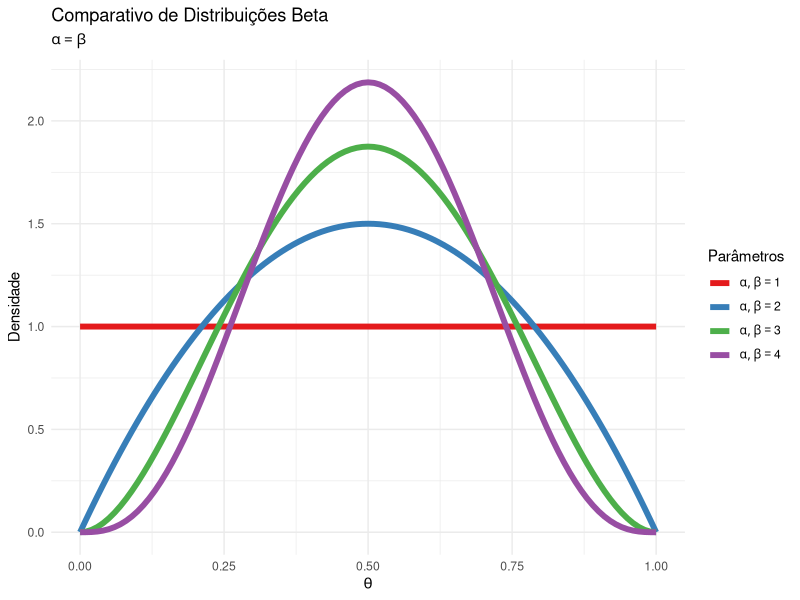
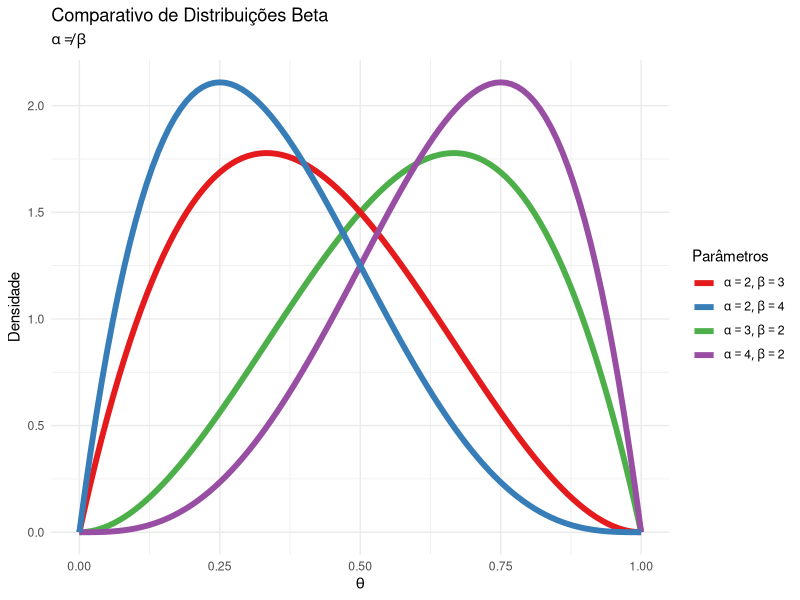

Here is the R script that generated these plots, in order: (Note: this script raises an error after producing the figures.)
## ---- chunk 1
knitr::opts_chunk$set(echo = TRUE,
                      fig.align = "center",
                      fig.retina = 3)
## ---- chunk 2
library(ggplot2)
theme_set(theme_minimal())

ggplot(data = data.frame(x = c(0, 1))) +
  labs(
    title = "Comparativo de Distribuições Beta",
    subtitle = expression(alpha == beta),
    x = expression(theta),
    y = "Densidade",
    color = "Parâmetros"
  ) +
  stat_function(aes(color = "list(alpha, beta) ==  1"), fun = dbeta, args = list(
    shape1 = 1, shape2 = 1), size = 2) +
  stat_function(aes(color = "list(alpha, beta) ==  2"), fun = dbeta, args = list(
    shape1 = 2, shape2 = 2), size = 2) +
  stat_function(aes(color = "list(alpha, beta) ==  3"), fun = dbeta, args = list(
    shape1 = 3, shape2 = 3), size = 2) +
    stat_function(aes(color = "list(alpha, beta) ==  4"), fun = dbeta, args = list(
    shape1 = 4, shape2 = 4), size = 2) +
  scale_color_brewer(palette = "Set1",
    labels = scales::label_parse())
## ---- chunk 3
library(ggplot2)

ggplot(data = data.frame(x = c(0, 1))) +
  labs(
    title = "Comparativo de Distribuições Beta",
    subtitle = expression(alpha != beta),
    x = expression(theta),
    y = "Densidade",
    color = "Parâmetros"
  ) +
  stat_function(aes(color = "list(alpha == 3, beta == 2)"), fun = dbeta, args = list(
    shape1 = 3, shape2 = 2), size = 2) +
  stat_function(aes(color = "list(alpha == 2, beta ==  3)"), fun = dbeta, args = list(
    shape1 = 2, shape2 = 3), size = 2) +
  stat_function(aes(color = "list(alpha == 4, beta ==  2)"), fun = dbeta, args = list(
    shape1 = 4, shape2 = 2), size = 2) +
    stat_function(aes(color = "list(alpha == 2, beta ==  4)"), fun = dbeta, args = list(
    shape1 = 2, shape2 = 4), size = 2) +
  scale_color_brewer(palette = "Set1",
    labels = scales::label_parse())
## ---- chunk 4
knitr::include_graphics("images/stan_billions_subtitled.mp4")
## ---- chunk 5
sessionInfo()
